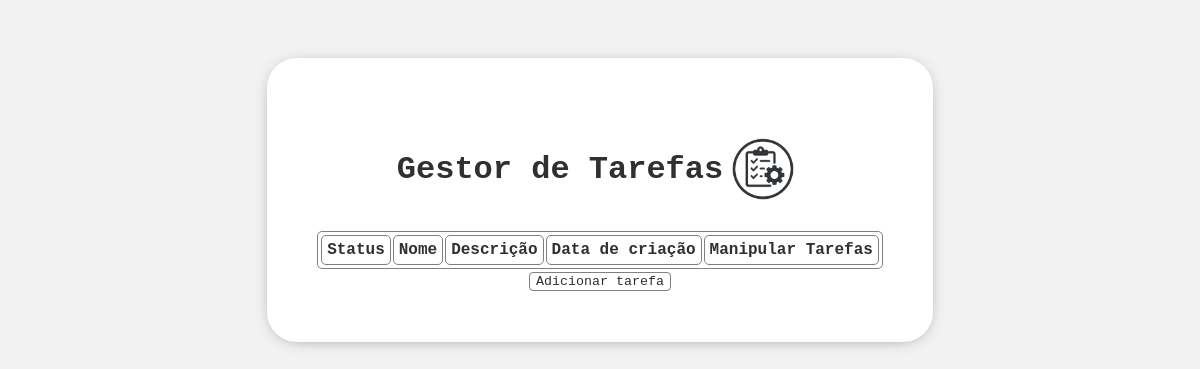
The page /tarefas/ on the database as committed earlier.
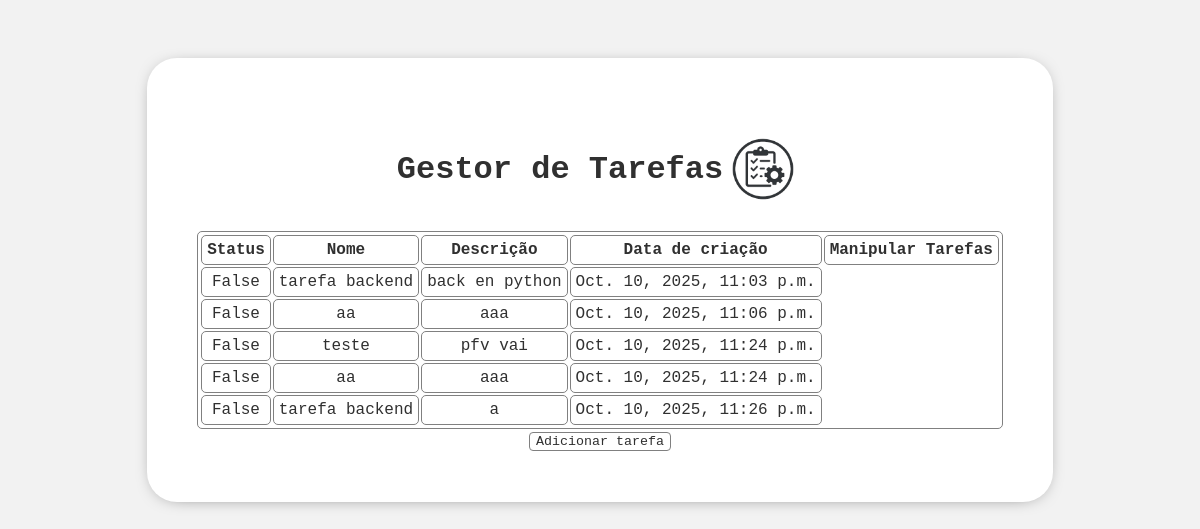
The same page on the database as committed later.
### tarefas/models.py (models this page shows, shortened)
class tarefaModels(models.Model):
    status = models.BooleanField(default=False)
    nome = models.CharField(max_length=67)
    descricao = models.TextField(null=True, blank=True )
    dataDeCricao = models.DateTimeField(auto_now_add=True)

### tarefas/views.py (the view)
# urls.py: path('tarefas/', include('tarefas.urls')),
def tarefas(request):
    context={
        'tarefas':tarefaModels.objects.all()
    }
    return render(request,'index.html',context)

### tarefas/templates/index.html (shortened to what this page needs)
{% load static %}    <!DOCTYPE html>
<html lang="en">
<head>
    <link rel="stylesheet" href="{% static 'home/home.css' %}">
</head>
<body>
<div class="wrapper">
    <div class="wrapper2">
        <h1 style="color: #303030;">
            Gestor de Tarefas
            <img src=" {% static "img/logo.png" %} " width="80px">
        </h1>
    </div>
    <table border="1" style="padding: 1px;">
        <thead>
            <th>Status</th>
            <th>Nome</th>
            <th>Descrição</th>
            <th>Data de criação</th>
            <th>Manipular Tarefas</th>
        </thead>
        <tbody>
            {% for tarefa in tarefas %}
                <tr>
                    <td>{{tarefa.status}}</td>
                    <td>{{tarefa.nome}}</td>
                    <td>{{tarefa.descricao}}</td>
                    <td>{{tarefa.dataDeCricao}}</td>
                </tr>
            {% endfor %}
        </tbody>
    </table>
    <div class="button-wrapper">
        <button class="add tr"><a href="{% url "tarefas:adicionar" %}">Adicionar tarefa</a></button>
    </div>
</div>
</body>
</html>

### tarefas/static/home/home.css (style rules this page uses)
* { font-family: "Monaspace Neon", ui-monospace, SFMono-Regular, SF Mono, Menlo, Consolas, Liberation Mono, monospace ; transition: 0.5s; }
body { display:flex; justify-content: center; background-color: rgba(0, 0, 0, 0.05); color: #303030; }
button { cursor: pointer; background-color: white; }
a { color: #303030; text-decoration: none; }
.wrapper { margin-top: 50px; display: block; background-color: white; padding:50px; border-radius: 30px; box-shadow: 0px 2px 20px -12px #000; }
.wrapper h1 { color: #303030; display: flex; align-items: center; }
.wrapper2 { display: flex; align-items: center; justify-self: center; }
table { width: 100%; border-color: gray; border-radius: 5px; border-style: solid; }
tr { border-color: gray; border-radius: 5px; border-style: solid; }
th { padding: 5px; border-color: gray; border-radius: 5px; border-style: solid; }
td { text-align: center; border-color: gray; border-radius: 5px; border-style: solid; padding: 5px; }
.add { color: #303030; margin: 1px; border-radius: 4px; border-style: solid; border-color: gray; border-width: 1px; }
.button-wrapper { margin-top: 2px; display: flex; justify-content: center; }

Rows that differ between the two databases and show on the page:
added tarefaModels: status "False", nome "tarefa backend", descricao "back en python", dataDeCricao "Oct. 10, 2025, 11:03 p.m."
added tarefaModels: status "False", nome "aa", descricao "aaa", dataDeCricao "Oct. 10, 2025, 11:06 p.m."
added tarefaModels: status "False", nome "teste", descricao "pfv vai", dataDeCricao "Oct. 10, 2025, 11:24 p.m."
added tarefaModels: status "False", nome "aa", descricao "aaa", dataDeCricao "Oct. 10, 2025, 11:24 p.m."
added tarefaModels: status "False", nome "tarefa backend", descricao "a", dataDeCricao "Oct. 10, 2025, 11:26 p.m."
